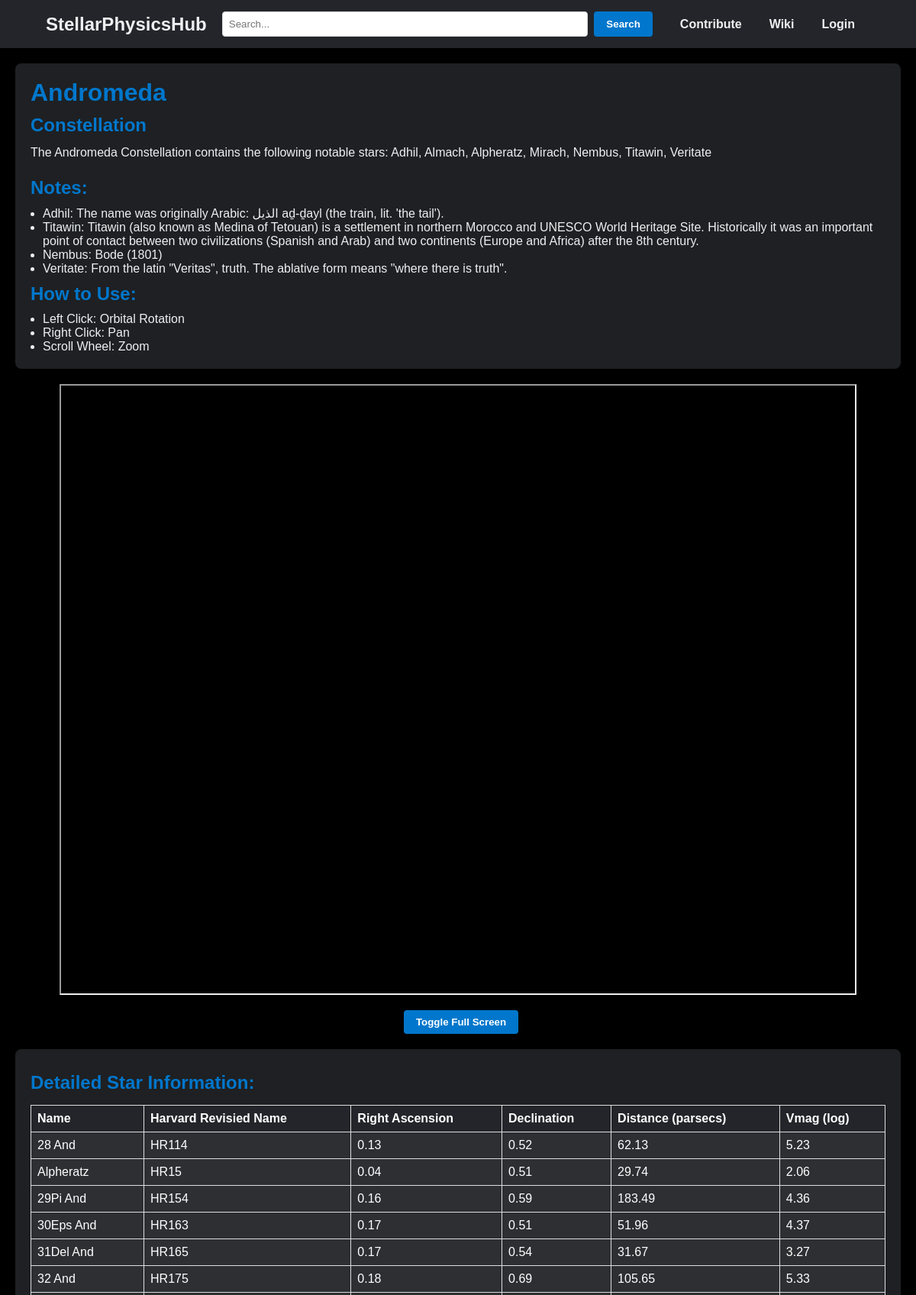
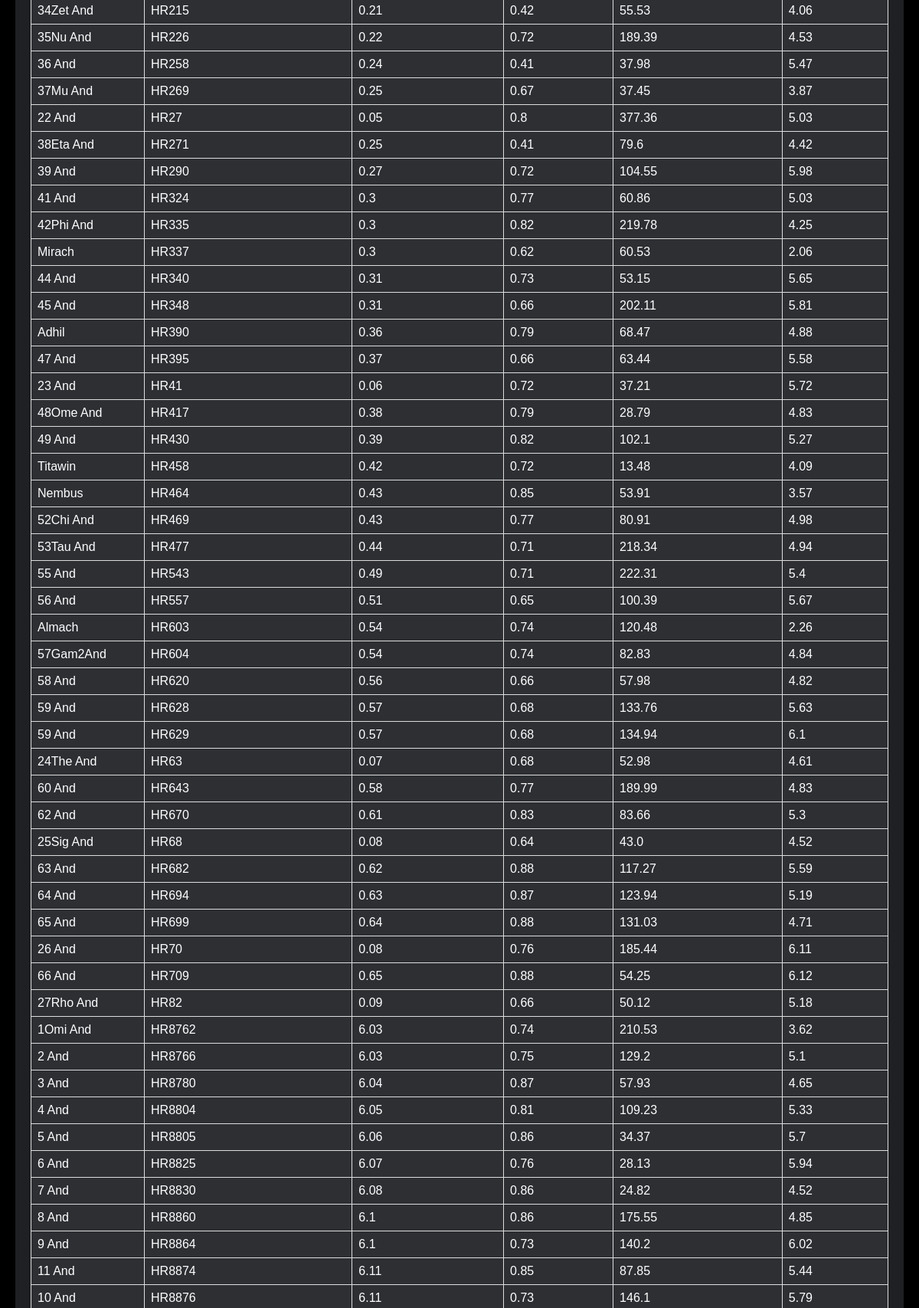
Screenshot of /constellation/Andromeda (upper part) with the database file from the repository (2 pictures, top to bottom).
### models.py (models this page shows)
class Constellation(db.Model):
    id = db.Column(db.Integer, primary_key=True)
    name = db.Column(db.String(50), nullable=False)
    description = db.Column(db.Text, nullable=True)
    stars = db.relationship('Star', backref='constellation', lazy=True)
    contributor_id = db.Column(db.Integer, db.ForeignKey('user.id'))
    contributor = db.relationship('User', backref='constellations', lazy=True)

class Star(db.Model):
    id = db.Column(db.Integer, primary_key=True)
    alt_name = db.Column(db.String(50), nullable=True)
    hr_name = db.Column(db.String(50), nullable=False)
    common_name = db.Column(db.String(50), nullable=True)
    right_acension = db.Column(db.Float(), nullable=False)
    declination = db.Column(db.Float(), nullable=False)
    bv_colour = db.Column(db.Float(), nullable=False)
    vmag = db.Column(db.Float(), nullable=True)
    parsecs = db.Column(db.Float(), nullable=False)
    note = db.Column(db.Text(), nullable=True)
    source = db.Column(db.Text(), nullable=True)
    constellation_id = db.Column(db.Integer, db.ForeignKey('constellation.id'))
    asterism_id = db.Column(db.Integer, db.ForeignKey('asterism.id'))

### app.py (the view)
@app.route('/constellation/<name>')
def constellation(name):
    layout = 'layout_logged_in.html' if current_user.is_authenticated else 'layout.html'
    constellation_names = [constellation.name for constellation in Constellation.query.all()]
    asterism_names = [asterism.name for asterism in Asterism.query.all()]
    objects = asterism_names + constellation_names
    constellation = Constellation.query.filter_by(name=name).first_or_404()
    stars = Star.query.filter_by(constellation_id=constellation.id)
    star_details = [
        {
            'name': star.common_name,
            'hr_name': star.hr_name,
            'alt' : star.alt_name,
            'notes': star.note,
            'source': star.source,
            'distance': round(star.parsecs, 2),
            'right_ascension': round(star.right_acension, 2),
            'declination': round(star.declination, 2),
            'vmag': star.vmag
        }
        for star in stars
    ]
    star_names = [star.common_name for star in stars if star.common_name is not None and pd.notna(star.common_name)]
    star_names.sort()
    has_notes = any(star.get('notes') for star in star_details)
    return render_template('body.html', body=constellation, stars=star_details, star_names=star_names, has_notes=has_notes, of_type='Constellation', objects=objects, layout=layout)

### templates/body.html (shortened to what this page needs)
{% extends layout %}
{% block body %}
<link rel="stylesheet" type="text/css" href="{{ url_for('static', filename='body.css') }}">
<main>
    <div class="welcome-container">
        <section class="welcome-section">
            <h1>{{ body.name }}</h1>
            <h2>{{ of_type }}</h2>
            <p>The {{ body.name }} {{ of_type }} contains the following notable stars: {{ star_names | join(', ') }} </p>
        </section>{% if has_notes %}
	<div class='spacing'>
    <h3>Notes:</h3>
    <ul>
        {% for star in stars %}
            {% if star.notes %}
                <li>{{ star.name }}: {{ star.notes }}</li>
            {% endif %}
        {% endfor %}
    </ul>
{% endif %}
	<h3>How to Use:</h3>
	<ul>
		<li> Left Click: Orbital Rotation</li>
		<li> Right Click: Pan </li>
		<li> Scroll Wheel: Zoom</li>
	</ul>
	</div>
    </div>
    <div class=frame>
<iframe id='myIframe' src="{{ url_for('static', filename='htmls/' ~ body.name | lower | replace(' ', '_') ~ '_plot.html') }}"
        width="90%" height="800" frameborder="1"></iframe>
		<button onclick="toggleFullScreen('myIframe')">Toggle Full Screen</button>
    </div>
    <section class="star-details-section">
        <h3>Detailed Star Information:</h3>
        <table>
            <tr>
                <th>Name</th>
		<th> Harvard Revisied Name</th>
                <th>Right Ascension</th>
                <th>Declination</th>
                <th>Distance (parsecs)</th>
		<th>Vmag (log) </th>
            </tr>
            {% for star in stars %}
                <tr>
                    <td>{{ star.name or star.alt}}</td>
		    <td>{{ star.hr_name }}</td>
                    <td>{{ star.right_ascension }}</td>
                    <td>{{ star.declination }}</td>
                    <td>{{ star.distance }}</td>
		    <td>{{ star.vmag }}</td>
                </tr>
            {% endfor %}
        </table>
    </section>
</main>
{% endblock %}

### templates/layout.html (shortened to what this page needs)
<!DOCTYPE html>
<html lang='en'>
<head>
    <link rel="stylesheet" type="text/css" href="{{ url_for('static', filename='styles.css') }}">
</head>
<body>
    <header>
        <a href='/' class='logo'>StellarPhysicsHub</a>
		<form action="/search" method="get">
    <input type="search" name="query" placeholder="Search..." list="search-options" autocomplete='off'>
    <button type="submit">Search</button>
</form>
        <nav>
            <ul class='nav_links'>
		<li><a href='/contribute'>Contribute</a></li>
                <li><a href='/wiki'>Wiki</a></li>
                <li><a href='/login'>Login</a></li>
            </ul>
        </nav>
    </header>
    {% block body %}{% endblock %}
</body>
</html>

### static/styles.css (style rules this page uses)
body, html { height: 100%; margin: 0; font-family: Monserrat, sans-serif; }
* { box-sizing: border-box; margin: 0; padding: 0; font-family: 'Montserrat', sans-serif; color: #edf0f1; }
header { display: flex; justify-content: space-between; align-items: center; padding: 15px 60px; background-color: #24252A; }
.logo { font-size: 24px; font-weight: bold; text-decoration: none; color: #edf0f1; transition: all 0.3s ease 0s; }
.nav_links { list-style: none; display: flex; }
.nav_links li a { padding-right: 20px; font-weight: bold; transition: all 0.3s ease 0s; text-decoration: none; color: #edf0f1; }
button { padding: 8px 16px; margin-left: 8px; background-color: #0077cc; border: none; border-radius: 4px; cursor: pointer; font-weight: bold; color: white; transition: all 0.3s ease 0s; }
form { flex-grow: 1; display: flex; justify-content: center; padding: 0 20px; max-width: 800px; margin: 0 auto; }
input[type="search"] { flex-grow: 1; padding: 8px; border: 1px solid #ddd; border-radius: 4px; background-color: white; color: black; }

### static/body.css (style rules this page uses)
body { background-color:black; }
main { margin: 20px; color:black; background-color:black; }
li { margin-left: 16px; }
.welcome-container { background-color: #1e2023; padding: 20px; border-radius: 8px; margin-bottom: 20px; }
.frame { display: flex; flex-direction: column; justify-content: center; align-items: center; height: 100%; margin: auto; margin-bottom:20px; }
iframe { margin-bottom:20px; }
.welcome-section h1, .welcome-section h2 { color: #0077cc; margin-bottom: 10px; }
h1 { font-size: 32px; }
h2 { font-size:24px; }
h3 { font-size:24px; margin-top: 10px; color:#0077cc; }
.welcome-section p { font-size: 16px; line-height: 1.5; }
.spacing { margin-top:20px; }
.spacing h3 { margin-bottom:10px; }
.star-details-section { background-color: #1e2023; padding: 20px; border-radius: 8px; }
.star-details-section h3 { color: #0077cc; margin-bottom: 15px; }
table { width: 100%; border-collapse: collapse; margin-top: 10px; }
table, th, td { border: 1px solid #ddd; padding: 8px; text-align: left; }
th { background-color: #24252A; color: white; }
td { background-color: #2d2f33; color: white; }

### rows the page displays
Constellation: name "Andromeda"
Star: name "Adhil", notes "The name was originally Arabic: الذيل aḏ-ḏayl (the train, lit. 'the tail').", common_name "Adhil", hr_name "HR390", right_ascension "0.36", declination "0.79", distance "68.47", vmag "4.88"
Star: name "Titawin", notes "Titawin (also known as Medina of Tetouan) is a settlement in northern Morocco and UNESCO World Heritage Site. Historically it was an important point of contact between two civilizations (Spanish and Arab) and two continents (Europe and Africa) after the 8th century.", common_name "Titawin", hr_name "HR458", right_ascension "0.42", declination "0.72", distance "13.48", vmag "4.09"
Star: alt_name "28 And", hr_name "HR114", right_ascension "0.13", declination "0.52", distance "62.13", vmag "5.23"
Star: common_name "Alpheratz", hr_name "HR15", right_ascension "0.04", declination "0.51", distance "29.74", vmag "2.06"
Star: alt_name "29Pi And", hr_name "HR154", right_ascension "0.16", declination "0.59", distance "183.49", vmag "4.36"
Star: alt_name "30Eps And", hr_name "HR163", right_ascension "0.17", declination "0.51", distance "51.96", vmag "4.37"
Star: alt_name "31Del And", hr_name "HR165", right_ascension "0.17", declination "0.54", distance "31.67", vmag "3.27"
Star: alt_name "32 And", hr_name "HR175", right_ascension "0.18", declination "0.69", distance "105.65", vmag "5.33"
Star: alt_name "34Zet And", hr_name "HR215", right_ascension "0.21", declination "0.42", distance "55.53", vmag "4.06"
Star: alt_name "35Nu And", hr_name "HR226", right_ascension "0.22", declination "0.72", distance "189.39", vmag "4.53"
Star: alt_name "36 And", hr_name "HR258", right_ascension "0.24", declination "0.41", distance "37.98", vmag "5.47"
Star: alt_name "37Mu And", hr_name "HR269", right_ascension "0.25", declination "0.67", distance "37.45", vmag "3.87"
Star: alt_name "22 And", hr_name "HR27", right_ascension "0.05", declination "0.8", distance "377.36", vmag "5.03"
Star: alt_name "38Eta And", hr_name "HR271", right_ascension "0.25", declination "0.41", distance "79.6", vmag "4.42"
Star: alt_name "39 And", hr_name "HR290", right_ascension "0.27", declination "0.72", distance "104.55", vmag "5.98"
Star: alt_name "41 And", hr_name "HR324", right_ascension "0.3", declination "0.77", distance "60.86", vmag "5.03"
Star: alt_name "42Phi And", hr_name "HR335", right_ascension "0.3", declination "0.82", distance "219.78", vmag "4.25"
Star: common_name "Mirach", hr_name "HR337", right_ascension "0.3", declination "0.62", distance "60.53", vmag "2.06"
Star: alt_name "44 And", hr_name "HR340", right_ascension "0.31", declination "0.73", distance "53.15", vmag "5.65"
Star: alt_name "45 And", hr_name "HR348", right_ascension "0.31", declination "0.66", distance "202.11", vmag "5.81"
Star: alt_name "47 And", hr_name "HR395", right_ascension "0.37", declination "0.66", distance "63.44", vmag "5.58"
Star: alt_name "23 And", hr_name "HR41", right_ascension "0.06", declination "0.72", distance "37.21", vmag "5.72"
Star: alt_name "48Ome And", hr_name "HR417", right_ascension "0.38", declination "0.79", distance "28.79", vmag "4.83"
Star: alt_name "49 And", hr_name "HR430", right_ascension "0.39", declination "0.82", distance "102.1", vmag "5.27"

### other values shown
{{ of_type }} "Constellation"
{{ star_names | join(', ') }} "Adhil, Almach, Alpheratz, Mirach, Nembus, Titawin, Veritate"
{{ star.name }} "Nembus" "Veritate"
{{ star.notes }} "Bode (1801)" "From the latin \"Veritas\", truth. The ablative form means \"where there is truth\"."
{{ star.name or star.alt }} "Nembus" "52Chi And" "53Tau And" "55 And" "56 And" "Almach" "57Gam2And" "58 And" "59 And" "59 And" "24The And" "60 And" "62 And" "25Sig And" "63 And" "64 And" "65 And" "26 And" "66 And" "27Rho And" "1Omi And" "2 And" "3 And" "4 And" "5 And" "6 And" "7 And" "8 And" "9 And" "11 And" "10 And"
{{ star.hr_name }} "HR464" "HR469" "HR477" "HR543" "HR557" "HR603" "HR604" "HR620" "HR628" "HR629" "HR63" "HR643" "HR670" "HR68" "HR682" "HR694" "HR699" "HR70" "HR709" "HR82" "HR8762" "HR8766" "HR8780" "HR8804" "HR8805" "HR8825" "HR8830" "HR8860" "HR8864" "HR8874" "HR8876"
{{ star.right_ascension }} "0.43" "0.43" "0.44" "0.49" "0.51" "0.54" "0.54" "0.56" "0.57" "0.57" "0.07" "0.58" "0.61" "0.08" "0.62" "0.63" "0.64" "0.08" "0.65" "0.09" "6.03" "6.03" "6.04" "6.05" "6.06" "6.07" "6.08" "6.1" "6.1" "6.11" "6.11"
{{ star.declination }} "0.85" "0.77" "0.71" "0.71" "0.65" "0.74" "0.74" "0.66" "0.68" "0.68" "0.68" "0.77" "0.83" "0.64" "0.88" "0.87" "0.88" "0.76" "0.88" "0.66" "0.74" "0.75" "0.87" "0.81" "0.86" "0.76" "0.86" "0.86" "0.73" "0.85" "0.73"
{{ star.distance }} "53.91" "80.91" "218.34" "222.31" "100.39" "120.48" "82.83" "57.98" "133.76" "134.94" "52.98" "189.99" "83.66" "43.0" "117.27" "123.94" "131.03" "185.44" "54.25" "50.12" "210.53" "129.2" "57.93" "109.23" "34.37" "28.13" "24.82" "175.55" "140.2" "87.85" "146.1"
{{ star.vmag }} "3.57" "4.98" "4.94" "5.4" "5.67" "2.26" "4.84" "4.82" "5.63" "6.1" "4.61" "4.83" "5.3" "4.52" "5.59" "5.19" "4.71" "6.11" "6.12" "5.18" "3.62" "5.1" "4.65" "5.33" "5.7" "5.94" "4.52" "4.85" "6.02" "5.44" "5.79"
